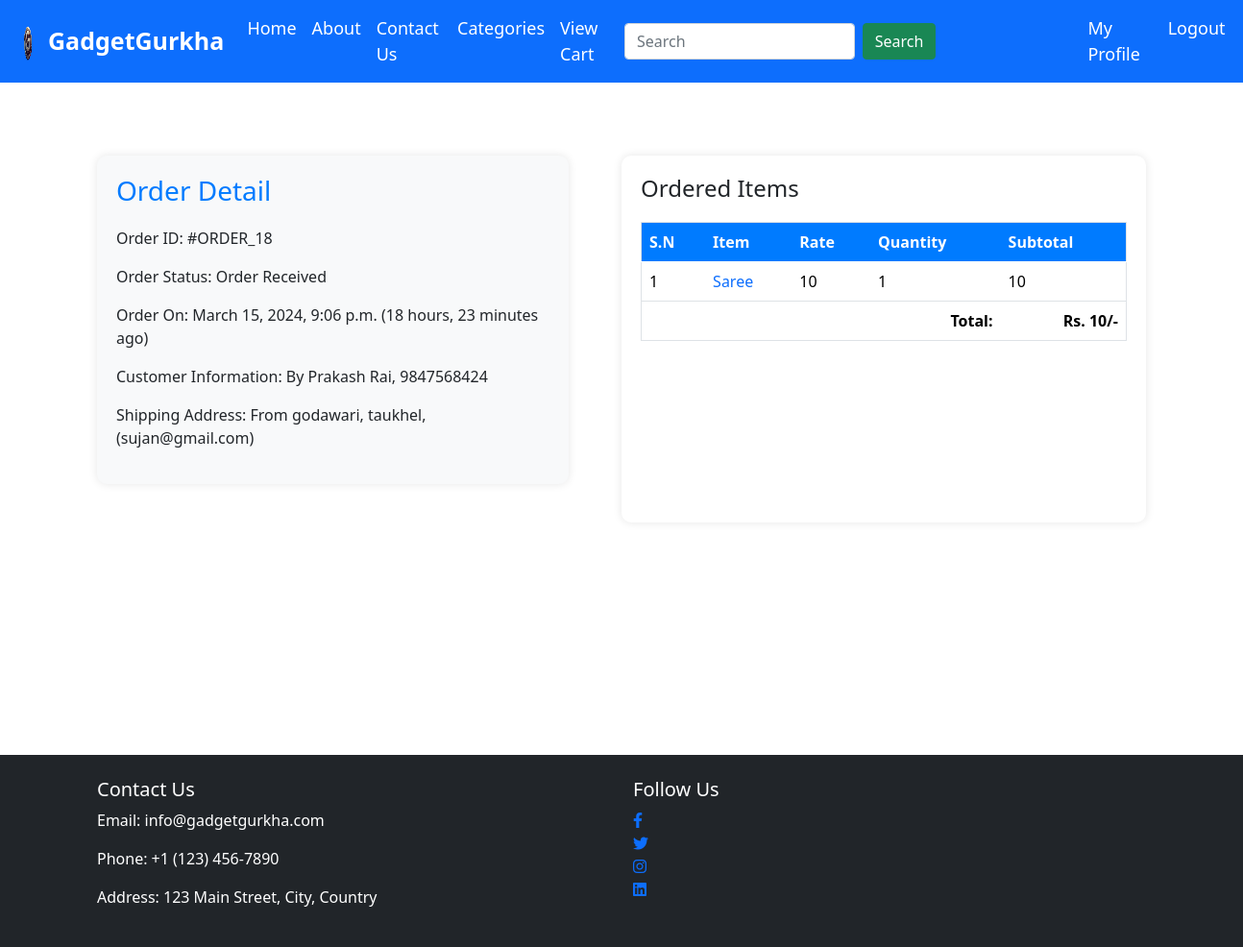
/profile/order-18/ (signed in), run on the app's committed database.
### appGurkha/models.py (models this page shows, shortened)
class Order(models.Model):
    cart=models.OneToOneField(Cart, on_delete=models.CASCADE)
    ordered_by = models.CharField(max_length=200)
    shipping_address = models.CharField(max_length=200)
    mobile = models.CharField(max_length=10)
    email =models.EmailField(null=True, blank=True)
    subtotal = models.PositiveIntegerField()
    discount = models.PositiveIntegerField()
    total = models.PositiveIntegerField()
    order_status = models.CharField(max_length=50, choices=ORDER_STATUS)
    created_at = models.DateTimeField(auto_now_add=True)
    payment_method = models.CharField(max_length=20, choices=METHOD, default="Cash on Delivery")
    payment_completed = models.BooleanField(default=False, null=True, blank=True)

class CartProduct(models.Model):
    cart = models.ForeignKey(Cart, on_delete=models.CASCADE)
    product = models.ForeignKey(Product, on_delete=models.CASCADE)
    rate = models.PositiveIntegerField()
    quantity = models.PositiveIntegerField()
    subtotal = models.PositiveIntegerField()

class Product(models.Model):
    title = models.CharField(max_length=200)
    slug = models.SlugField(unique=True)
    category = models.ForeignKey(Category, on_delete=models.CASCADE)
    image = models.ImageField(upload_to="products")
    marked_price = models.PositiveIntegerField()
    selling_price = models.PositiveIntegerField()
    description = models.TextField()
    warrenty = models.CharField(max_length=300, null=True, blank=True)
    return_policy = models.CharField(max_length=300, null=True, blank=True)
    view_count = models.PositiveIntegerField(default=0)

### appGurkha/views.py (the view)
# urls.py: path("profile/order-<int:pk>/", CustomerOrderDetailView.as_view(), name="customerorderdetail"),
class CustomerOrderDetailView(DetailView):
    template_name = "customerorderdetail.html"
    model = Order
    context_object_name = "ord_obj"
    def dispatch(self, request, *args, **kwargs):
        if request.user.is_authenticated and Customer.objects.filter(user=request.user).exists():
            order_id = self.kwargs["pk"]
            try:
                order = Order.objects.get(id=order_id)
                if request.user.customer != order.cart.customer:
                    return redirect("appGurkha:customerprofile")
            except Order.DoesNotExist:
                return redirect("appGurkha:customerprofile")
        else:
            return redirect("/login/?next=/profile")
        return super().dispatch(request, *args, **kwargs)

### templates/customerorderdetail.html (shortened to what this page needs)
{% extends 'base.html' %}
{% load humanize %}
{% block content %}
<div class="container">
    <div class="row">
        <div class="col-md mx-auto">
            <div style="max-width:2000px; margin-top:76px;" class="main-container">
                <div class="orderDetail">
                    <h3>Order Detail</h3>
                    <p><span>Order ID:</span> #ORDER_{{ ord_obj.id }}</p>
                    <p><span>Order Status:</span> {{ ord_obj.order_status }}</p>
                    <p><span>Order On:</span> {{ ord_obj.created_at }} ({{ ord_obj.created_at|timesince }} ago)</p>
                    <p><span>Customer Information:</span> By {{ ord_obj.ordered_by }}, {{ ord_obj.mobile }}</p>
                    <p><span>Shipping Address:</span> From {{ ord_obj.shipping_address }}, ({{ ord_obj.email }})</p>
                </div>
                <div class="orderItems">
                    <h4>Ordered Items</h4>
                    <table class="table">
                        <thead>
                            <tr>
                                <th style="color:white;">S.N</th>
                                <th style="color:white;">Item</th>
                                <th style="color:white;">Rate</th>
                                <th style="color:white;">Quantity</th>
                                <th style="color:white;">Subtotal</th>
                            </tr>
                        </thead>
                        <tbody>
                            {% for cp in ord_obj.cart.cartproduct_set.all %}
                            <tr>
                                <td>{{ forloop.counter }}</td>
                                <td><a target="_blank" href="{% url 'appGurkha:productdetail' cp.product.slug %}">{{ cp.product.title }}</a></td> {% comment %} ({{ cp.product.id }}) {% endcomment %}
                                <td>{{ cp.rate }}</td>
                                <td>{{ cp.quantity }}</td>
                                <td>{{ cp.subtotal }}</td>
                            </tr>
                            {% endfor %}
                            <tr class="total-row">
                                <th colspan="4" class="text-right">Total:</th>
                                <th class="total-amount">Rs. {{ ord_obj.total|intcomma }}/-</th>
                            </tr>
                        </tbody>
                    </table>
                </div>
            </div>
        </div>
    </div>
</div>
{% endblock %}

### templates/base.html (style rules this page uses)
a { text-decoration: none; }

### templates/customerorderdetail.html (style rules this page uses)
.orderDetail { background-color: #f8f9fa; padding: 20px; border-radius: 10px; box-shadow: 0 0 10px rgba(0, 0, 0, 0.1); margin-bottom: 40px; }
.orderDetail h3 { margin-bottom: 20px; color: #007bff; }
.orderItems { background-color: #fff; padding: 20px; border-radius: 10px; box-shadow: 0 0 10px rgba(0, 0, 0, 0.1); }
.orderItems table { margin-top: 20px; border: 1px solid #dee2e6; border-radius: 10px; }
.orderItems table thead { background-color: #007bff; color: #fff; }
.orderItems table tbody { background-color: #fff; }
.orderItems table tbody tr { transition: background-color 0.3s ease; }
.orderItems table tbody .total-row th { text-align: right; }
.orderItems table tbody .total-amount { font-weight: bold; }
.main-container { display: flex; justify-content: space-between; }
.orderDetail { flex-basis: 45%; }
.orderItems { flex-basis: 50%; }

### data on the page
Order: id "18", order_status "Order Received", created_at "March 15, 2024, 9:06 p.m.", created_at "18 hours, 23 minutes", ordered_by "Prakash Rai", mobile "9847568424", shipping_address "godawari, taukhel", email "sujan@gmail.com", total "10"
CartProduct: product "Saree", rate "10", quantity "1", subtotal "10"
